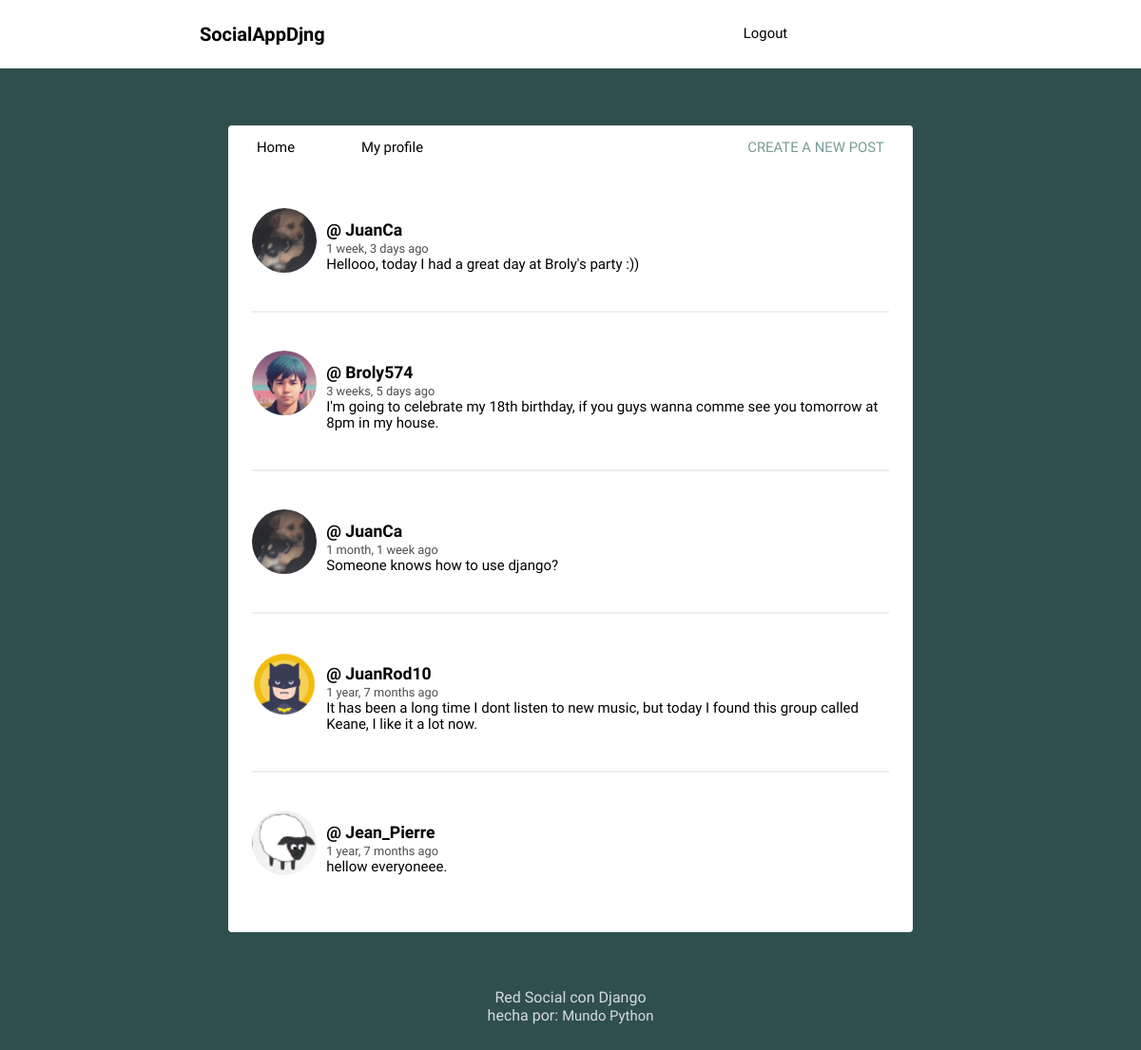
The page / (signed in) on the database its author committed.
### Social/models.py (models this page shows, shortened)
class Post(models.Model):
    user = models.ForeignKey(User , on_delete=models.CASCADE, related_name='posts')
    timestamp = models.DateTimeField(default=timezone.now)
    content = models.TextField()
    class Meta:
        ordering = ['-timestamp']

class Profile(models.Model):
    user = models.OneToOneField(User, on_delete=models.CASCADE) #USER + user default my django + delete
    image = models.ImageField(default='batman.png')

### Social/views.py (the view)
# urls.py: path('', views.feed, name='feed'),
def feed(request):
    posts = Post.objects.all()
    ctx = {'posts': posts}
    return render(request,'Social/feed.html', ctx)

### Social/templates/social/feed.html (shortened to what this page needs)
{% extends 'social/layout.html' %}
{% load humanize %}
{% block content %}
{% for post in posts %}
<article>
    <div class="container-article">
        <img src="{{ post.user.profile.image.url }}">
        <div>
            <h2 class="username"><a href="{% url 'profile' post.user.username %}">@ {{ post.user.username }} </a></h2>
            <time data-time="#">{{post.timestamp| naturaltime}}</time>
            <div class="post">{{post.content}}</div>
        </div>
    </div>
</article>
{% endfor %}
{% endblock %}

### Social/static/style.css (style rules this page uses)
body { background: #2F4F4F; font-size: 62.5%; font-family: 'Varela Round', Helvetica, Arial, serif; }
img { object-fit: cover; }
a { font-size: .93rem; text-decoration: none; color: black; }
article { width: 93%; margin: auto; padding: 40px 0; border-bottom: 2px solid #ECEEEF; }
.username { margin-bottom: .2rem; }
.username a { font-size: 1.1rem; }
.container-article { display: flex; }
.container-article img { height: 68px; width: 68px; margin-right: 10px; border-radius: 50%; }
article:last-child { border-bottom: 0; }
time { font-size: .8rem; opacity: .7; }
.post { font-size: .94rem; }

### rows shown on the page
Post: user.profile.image (picture), user.username "JuanCa", timestamp "1 week, 3 days ago", content "Hellooo, today I had a great day at Broly's party :))"
Post: user.profile.image (picture), user.username "Broly574", timestamp "3 weeks, 5 days ago", content "I'm going to celebrate my 18th birthday, if you guys wanna comme see you tomorrow at 8pm in my house."
Post: user.profile.image (picture), user.username "JuanCa", timestamp "1 month, 1 week ago", content "Someone knows how to use django?"
Post: user.profile.image (picture), user.username "JuanRod10", timestamp "1 year, 7 months ago", content "It has been a long time I dont listen to new music, but today I found this group called Keane, I like it a lot now."
Post: user.profile.image (picture), user.username "Jean_Pierre", timestamp "1 year, 7 months ago", content "hellow everyoneee."
